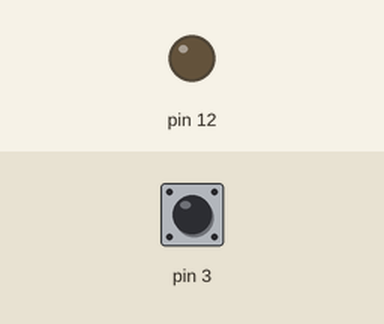
Recording of a sketch running on a simulated Arduino Uno, built with avr-gcc and run on an emulated ATmega328P. On the bench: output pins drawn as LEDs (lit = HIGH). Dashed ring = blinking. The test bench sets the inputs (shaded band); at power-on: pin 3 HIGH.

Above: at 1.2 s.
1.3 s: pin 3 pulled LOW for 0.15 s
At 2.5 s:
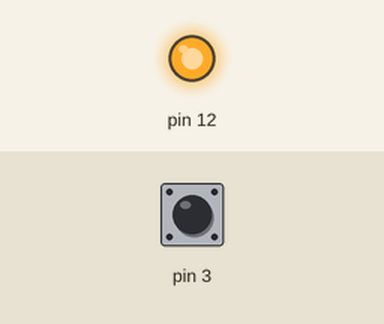
2.9 s: pin 3 pulled LOW for 1 s
At 4.5 s:
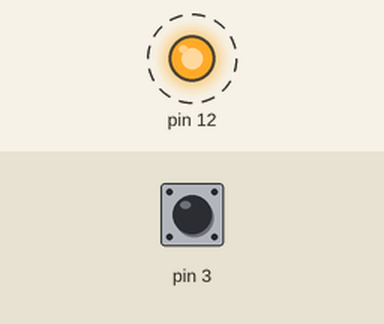
6.9 s: pin 3 pulled LOW for 3.2 s
Timing chart, 0 to 9.9 s (numbered marks = the images above; inputs shaded):
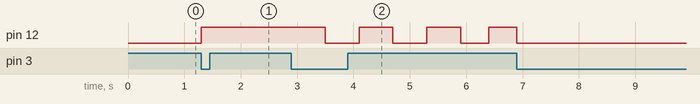

The sketch:

LEDPulsadorEstados.ino
```cpp
#define STATE_OFF 0
#define STATE_ON 1
#define STATE_BLINK 2

int state = STATE_OFF;
int previousState = 0;
int ledState = 0;
long blinkStartTime = -1001;

void on(void);
void off(void);
void blink(void);

void setup() {
  pinMode(12, OUTPUT);
  pinMode(3 , INPUT_PULLUP);
}

void loop() {
  int currentState = 1 - digitalRead(3);
  if(currentState == 1 && previousState == 0) {
    state++;
    if(state == 3) state = STATE_OFF;
  }
  previousState = currentState;

  switch(state) {
    case STATE_ON:
    on();
    break;

    case STATE_OFF:
    off();
    break;

    case STATE_BLINK:
    blink();
    break;
  }

  delay(100);
}

void on() {
  digitalWrite(12, HIGH);
}

void off() {
  digitalWrite(12, LOW);
}

void blink() {
  long currentMillis = millis();
  if(currentMillis - blinkStartTime > 500) {
    ledState = 1 - ledState;
    digitalWrite(12, ledState);
    blinkStartTime = currentMillis;
  }
}
```

Measured:
- after the input at 1.3 s, pin 12: LOW → HIGH at once
- after the input at 2.9 s, pin 12: alternates HIGH for 0.60 s and LOW for 0.60 s, starting after 0.60 s
